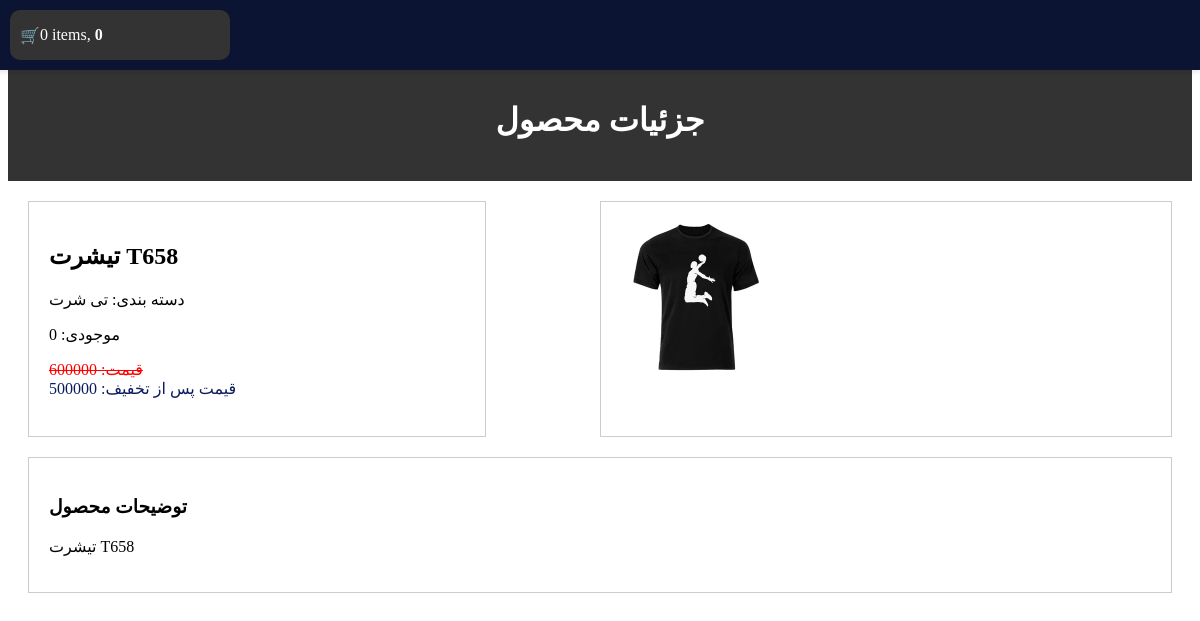
Screenshot of /product/6/tshrt-t658 with the database file from the repository.
### shop/models.py (models this page shows, shortened)
class Product(models.Model):
    category = models.ForeignKey(Category, related_name='products', on_delete=models.CASCADE)
    name = models.CharField(max_length=255)
    slug = models.SlugField(max_length=255)
    description = models.TextField(max_length=1200)
    inventory = models.PositiveIntegerField(default=0)
    price = models.PositiveIntegerField(default=0)
    weight = models.PositiveIntegerField(default=0)
    off = models.PositiveIntegerField(default=0)
    new_price = models.PositiveIntegerField(default=0)
    created = models.DateTimeField(auto_now_add=True)
    updated = models.DateTimeField(auto_now=True)
    class Meta:
        ordering = ['-created']
        indexes = [
            models.Index(fields=['id', 'slug']),
            models.Index(fields=['name']),
            models.Index(fields=['-created']),
        ]

class Category(models.Model):
    name = models.CharField(max_length=255)
    slug = models.SlugField(max_length=255, unique=True)
    class Meta:
        ordering = ['name']
        indexes = [
            models.Index(fields=['name'])
        ]
    def __str__(self):
        return self.name

class Image(models.Model):
    product = models.ForeignKey(Product, on_delete=models.CASCADE, related_name="images")
    file = models.ImageField(upload_to="product_images/%Y/%m/%d")
    title = models.CharField(max_length=250, null=True, blank=True)
    description = models.TextField(null=True, blank=True)
    created = models.DateTimeField(auto_now_add=True)
    class Meta:
        ordering = ['-created']
        indexes = [
            models.Index(fields=['-created'])
        ]

### shop/views.py (the view)
# urls.py: path('product/<int:id>/<slug:slug>', views.product_detail, name='product_detail')
def product_detail(request, id, slug):
    product = get_object_or_404(Product, slug=slug, id=id)
    context = {
        'product': product,
    }
    return render(request, 'shop/detail.html', context)

### cart/cart.py (called while the page is built)
    def __len__(self):
        return sum(item['quantity'] for item in self.cart.values())

    def get_total_price(self):
        price = sum(item['price'] * item['quantity'] for item in self.cart.values())
        return price

### cart/context_processor.py (called while the page is built)
def cart(request):
    return {'cart': Cart(request)}

### shop/templates/shop/detail.html (shortened to what this page needs)
{% extends 'parent/base.html' %}
{% load static %}
{% block content %}
    <div class="header">
        <h1> جزئیات محصول</h1>
    </div>
    <div class="product-container">
        <div class="product-details">
            <h2>{{ product.name }}</h2>
            <p>دسته بندی: {{ product.category }}</p>
            <p>موجودی: {{ product.inventory }}</p>
            <div class="price">
                <span class="original-price">قیمت: {{ product.price}}</span>
                <br>
                {% if product.off %}
                <span class="discounted-price-d">قیمت پس از تخفیف: {{ product.new_price}}</span>
                {% endif %}
            </div>
            <br>
        </div>
        <div class="product-images">
            {% for img in product.images.all %}
                <img src="{{ img.file.url }}">
            {% endfor %}
        </div>
    </div>
    <div class="product-description">
    <h3>توضیحات محصول</h3>
    <p>{{ product.description }}</p>
    </div>
{% endblock %}

### shop/templates/static/css/base.css (style rules this page uses)
.header { text-align:center; padding: 20px; background-color: #333; color: #fff; margin-top:60px; }
.price { position: relative; margin-top: 10px; }
.original-price { text-decoration: line-through; color: red; }
.product-container { display: flex; justify-content: space-between; margin: 20px; }
.product-details { width: 40%; padding: 20px; box-sizing: border-box; border: 1px solid #ccc; }
.discounted-price-d { color: #0b1a5e; }
.product-images { width: 50%; padding: 20px; box-sizing: border-box; border: 1px solid #ccc; }
.product-images img { width: 150px; max-width:100%; height: auto; display: block; margin-bottom: 10px; }
.product-description { clear: both; margin: 20px; padding: 20px; box-sizing: border-box; border: 1px solid #ccc; }

### rows the page displays
Product: name "تیشرت T658", category "تی شرت", inventory "0", price "600000", new_price "500000", description "تیشرت T658"
Image: file (picture)

### other values shown
{{ item_count }} "0"
{{ cart.get_total_price }} "0"
